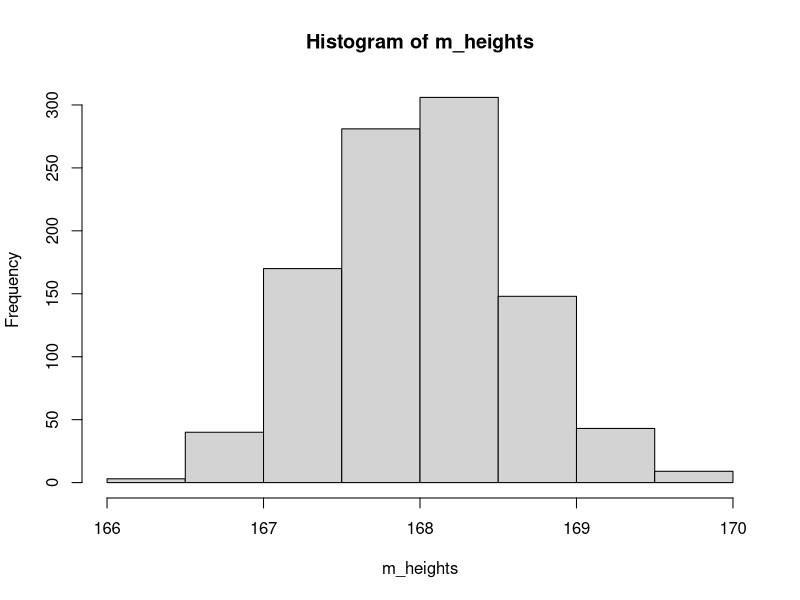
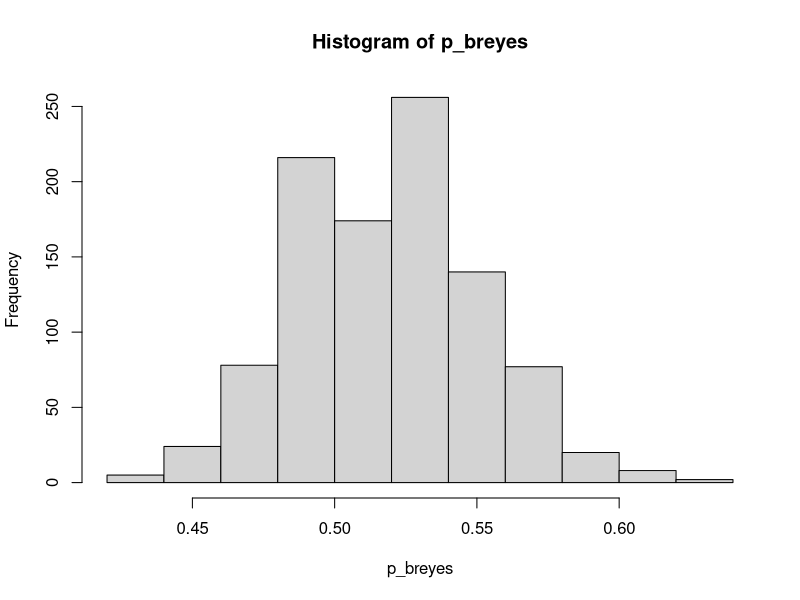

Write the R code that produced these figures, in order.
# Our current best guesses for the population:  
# heights have an average of 168, sd of 9.1
# 52% of people have brown eyes


# sampling introduces variability 
# these lines of code will 'take a sample' from the population defined above:
heights <- rnorm(n = 228, mean = 168, sd = 9.1)
browneyes <- sample(c(0,1), size = 228, replace = TRUE, prob = c(.48, .52))

# each time we run it, we get a different sample
# and different statistics
mean(heights)
mean(browneyes)
sum(browneyes==1)/228



# 1 possible sample:
rnorm(n = 228, mean = 168, sd = 9.1)
# mean height of 1 possible sample:
mean(rnorm(n = 228, mean = 168, sd = 9.1))
# mean heights of 1000 possible samples:
replicate(1000, mean(rnorm(n = 228, mean = 168, sd = 9.1)))

# 1 possible sample:
sample(c(0,1), size = 228, replace = TRUE, prob = c(.48, .52))
# prop browneyes of 1 possible sample:
mean(sample(c(0,1), size = 228, replace = TRUE, prob = c(.48, .52)))
# prop browneyes of 1000 possible samples:
replicate(1000, mean(sample(c(0,1), size = 228, replace = TRUE, prob = c(.48, .52))))

# these are "sampling distributions"
m_heights <- replicate(1000, mean(rnorm(n = 228, mean = 168, sd = 9.1)))
p_breyes <- replicate(1000, mean(sample(c(0,1), size = 228, replace = TRUE, prob = c(.48, .52))))
                    
# hist to visualise
hist(m_heights)
hist(p_breyes)
# sd to quantify (gives us the "standard error")
sd(m_heights)
sd(p_breyes)

